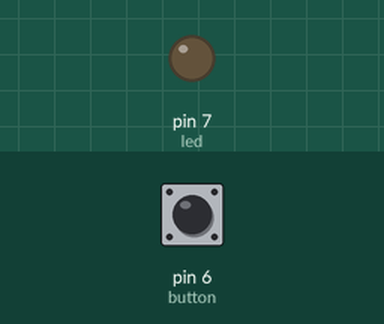
Recording of a sketch running on a simulated SparkFun Pro Micro, built with avr-gcc and run on an emulated ATmega32U4. On the bench: output pins drawn as LEDs (lit = HIGH). The test bench sets the inputs (shaded band); at power-on: pin 6 (button) HIGH. USB keyboard and mouse output is not drawn.

Above: at 1.2 s.
1.3 s: pin 6 (button) pulled LOW for 0.15 s
At 1.6 s:
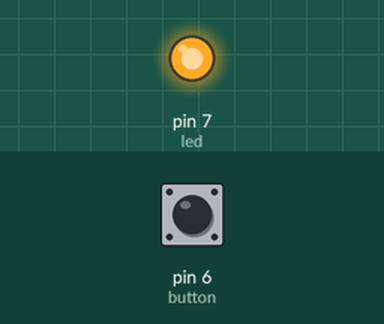
Timing chart, 0 to 4.3 s (numbered marks = the images above; inputs shaded):
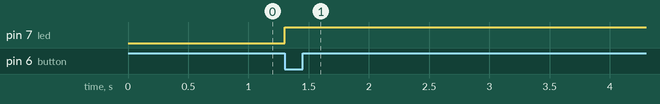

Measured:
- after the input at 1.3 s, pin 7 (led): LOW → HIGH at once

The sketch:

Keystroke_Injecter.ino
```cpp
#include <Keyboard.h>

/*
This code is used to inject keystrocks to any device which supports USB Keyboard.
This can be used to spam messages in facebook messanger, whatsapp etc.
It is recommended to use it in a computer(Whatsapp, Facebook), As sometimes samartphone cannot be fast enough.
Here I'm using Arduino Keyboard Library, So It can work with Pro Mocro, Leonardo and Due boards.
Download the required library from this GitHub link https://github.com/arduino-libraries/Keyboard and include into your sketch
If using whatsapp mobile, then change the setting->Chats, Under chat setting, Enable "Enter is send"

Connection:

          One pin of the Push Button ---> Pin No. 6
          Second Pin of Push Button  ---> Ground
          Led ---> pin No. 7

Setup Steps:-
1. Connect Pro Micro or Leonardo to the compter, Select the Board as "Arduino Leonardo"
2. Import the Library from the zip file downloaded
3. Write the desired message
4. Upload the message

Trigger Steps:-
1. Connect the Microcontroller to the device, direct USB to a computer or though OTG for smartphone
2. Open the website or app and click on the text writting area
3. Press the push button attached to the microcontroller and enjoy.
 */

int button = 6;          //Launch Push Button
int x = 1;               //Text counter
int led = 7;             //Activation indicator LED
void setup(){
  Serial.begin(9600);
  Keyboard.begin();
  pinMode(led, OUTPUT);
  pinMode(button, INPUT_PULLUP);
}

void loop(){
  if(digitalRead(button)==LOW){              //Launch Text Injecton when button is pressed
    while(true){                             //No limit for message, You can set limit if you want, just provide contion to the loop
      digitalWrite(led, HIGH);               //Turn on the indicator Led
      Keyboard.print(x);                     //Shows the Text No. You can remove if you want
      Keyboard.print(": Hi Bro! Whatsup!");  //The actual Message to be injected
      Keyboard.press(KEY_RETURN);            //After writing the text press the "Enter" button to send the message
      delay(1);                              //Remove the delay of face and problem
      Keyboard.releaseAll();
      x++;
      delay(100);                           //Try different delay time and use the one suits your phone
    }
  }
}
```
